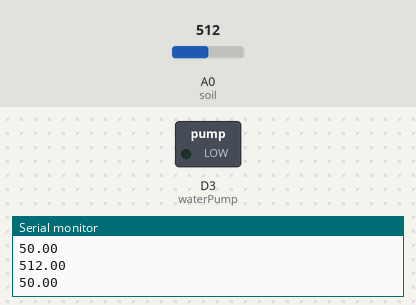
Recording of a sketch running on a simulated ESP8266 (NodeMCU). Shown: switched loads named in the sketch (green lamp = pin HIGH), the last lines printed to the serial monitor. The test bench sets the inputs (shaded band); at power-on: A0 (soil) = 512.

Above: at 5.0 s.
5.1 s: A0 (soil) set to 815
8.0 s: A0 (soil) set to 835
At 10.9 s:
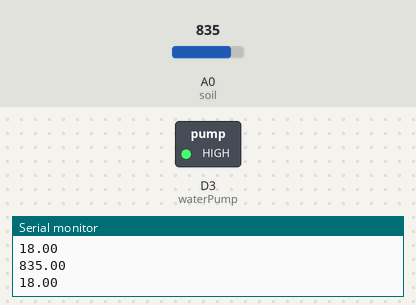
11.3 s: A0 (soil) set to 218
14.0 s: A0 (soil) set to 197
At 16.8 s:
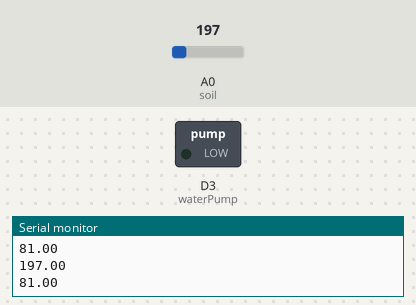
17.3 s: A0 (soil) set to 900
At 19.2 s:
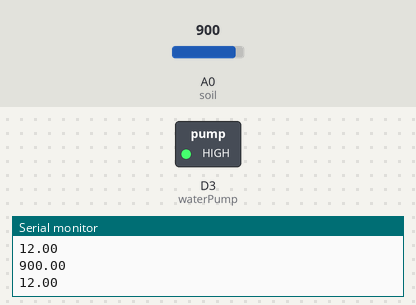
Timing chart, 0 to 20.7 s (numbered marks = the images above; inputs shaded):
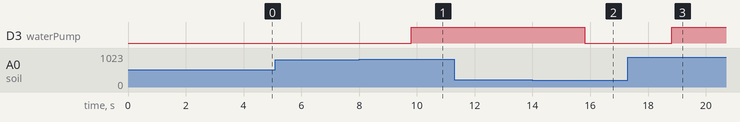

The sketch:

soil_with_water_pump_NodeMCU.ino
```cpp
    #define BLYNK_TEMPLATE_ID "TMPL3CrdJNIeY"
    #define BLYNK_TEMPLATE_NAME "Irrigation"
    #define BLYNK_AUTH_TOKEN "QHlqBHKbm2UDfai2NJFrNwMYGmuQFlBg"

    #define BLYNK_FIRMWARE_VERSION        "0.1.0"
    #define BLYNK_PRINT Serial
    #define USE_NODE_MCU_BOARD
    #include "BlynkEdgent.h"


    #define soil A0
    #define waterPump D3
    WidgetLED pump(V1);

    float soilLevel, soilR;


    WidgetLCD vLcd(V2);

    void sendSensor()
    {
      readSoil();
      if(soilLevel>=80)
      {
        digitalWrite(waterPump, LOW);
        vLcd.print(0,0,"Water Pump OFF");
        pump.off();
      }

     if(soilLevel<20)
      {
        digitalWrite(waterPump, HIGH);
        vLcd.print(0,0, "Water Pump ON ");
        pump.on();
      }
    }
    void readSoil()
    {
      soilR=analogRead(soil);
      Serial.println(soilR);
      soilLevel=map(soilR, 0, 1024, 100,0); // ajust soil level here
      Serial.println(soilLevel);
      Blynk.virtualWrite(V0, soilLevel);
      delay(1000);
    }
    void setup()
    {
      Serial.begin(9600);
      pinMode(waterPump, OUTPUT);
      digitalWrite(waterPump, LOW);
      BlynkEdgent.begin();
      delay(2000);

    }

    void loop()
    {
      BlynkEdgent.run();

    sendSensor();
    }
```

Measured:
- the behaviour switches between 824 and 825 on A0 (soil) (found by bisection; images 0 and 1)
- the behaviour switches between 210 and 209 on A0 (soil) (found by bisection; images 1 and 2)
- after the input at 8.0 s, D3 (waterPump): LOW → HIGH after 1.8 s
- after the input at 14.0 s, D3 (waterPump): HIGH → LOW after 1.8 s
- after the input at 17.3 s, D3 (waterPump): LOW → HIGH after 1.5 s
